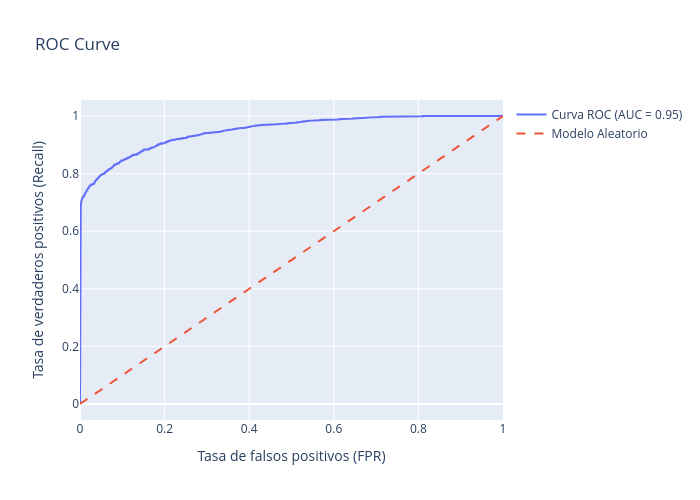

Notebook code for this chart:
### Code cell
fig = go.Figure()


fig.add_trace(go.Scatter(
    x=fpr,
    y=tpr,
    mode='lines',
    name=f'Curva ROC (AUC = {roc_auc:.2f})'
))


fig.add_trace(go.Scatter(
    x=[0,1],
    y=[0,1],
    mode='lines',
    line=dict(dash='dash'),
    name='Modelo Aleatorio'
))

fig.update_layout(
    title='ROC Curve',
    xaxis_title='Tasa de falsos positivos (FPR)',
    yaxis_title='Tasa de verdaderos positivos (Recall)',
    width=700,
    height=500
)

fig.show()

### Figure 1 — Plotly figure (JSON) as saved in the notebook; plotly's stock layout.template omitted (floating-point values rounded to 4 significant figures; data arrays with more than 128 entries replaced by an {"elided": "..."} marker saying what was removed)
{"data": [{"mode": "lines", "name": "Curva ROC (AUC = 0.95)", "type": "scatter", "x": {"elided": "740 float values"}, "y": {"elided": "740 float values"}}, {"line": {"dash": "dash"}, "mode": "lines", "name": "Modelo Aleatorio", "type": "scatter", "x": [0, 1], "y": [0, 1]}], "layout": {"height": 500, "title": {"text": "ROC Curve"}, "width": 700, "xaxis": {"title": {"text": "Tasa de falsos positivos (FPR)"}}, "yaxis": {"title": {"text": "Tasa de verdaderos positivos (Recall)"}}}}
